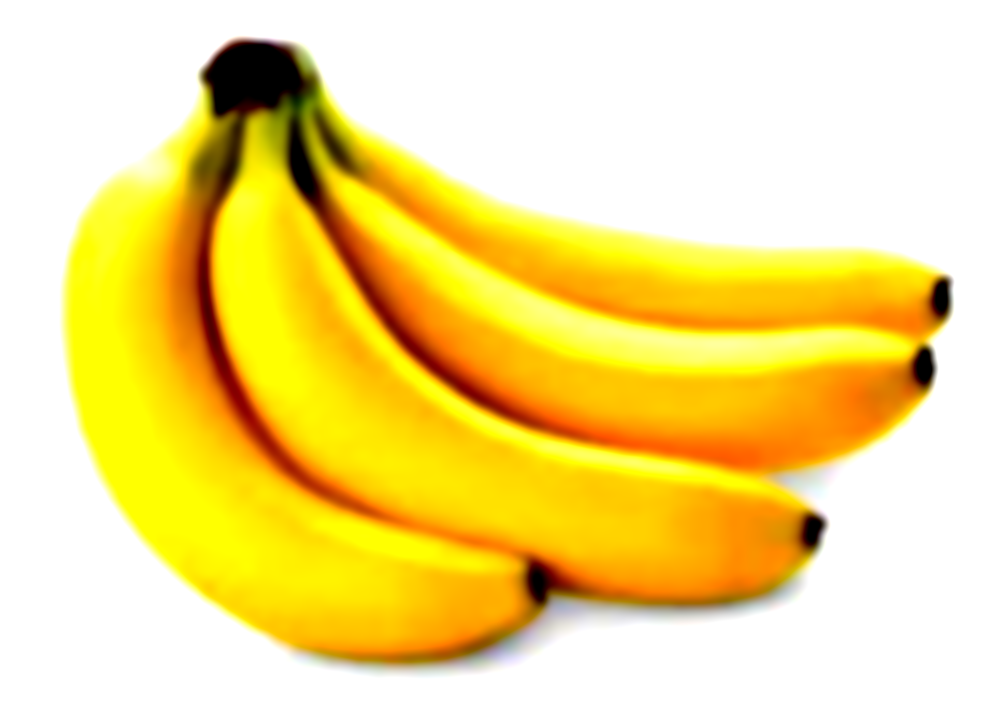
#> input picture scripts/banana-1420x1980.png, 992 x 711 px, shrunk from 1980 x 1420 before the run; its folder holds only this picture in this run
$ python photo-upscale.py banana-1420x1980.png 5
#> lines starting #> are read from the running program, lines starting #| are printed output that depends on the picture
import numpy as np
import cv2
import sys
import os

img_file = sys.argv[1]
alpha = int(sys.argv[2])

fname = os.path.splitext(img_file)[0]
arr = cv2.imread(img_file)
#> arr is the input picture: shape (711, 992, 3); mean B, G, R 133.6, 222.1, 245.3

size = arr.shape
#> size = (711, 992, 3)
x = size[0]
#> x = 711
y = size[1]
#> y = 992

upscaled_y = np.empty((x, y*alpha, 3))

offset = 0
for col in range(y):
    for a in range(alpha):
        if offset < y*alpha:
            upscaled_y[:,offset,:] = arr[:,col,:]

            offset += 1
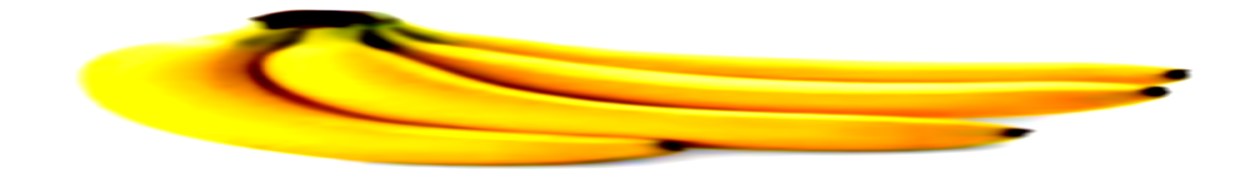
#> upscaled_y: shape (711, 4960, 3) float64 (shown at 1/4 size); mean B, G, R 133.6, 222.1, 245.3
#> after the loop, offset = 4960

upscaled_x = np.empty((x*alpha, y*alpha,3))

offset = 0
for row in range(x):
    for a in range(alpha):
        if offset < x*alpha:
            upscaled_x[offset,:,:] = upscaled_y[row,:,:]

            offset += 1
#> after the loop, offset = 3555


cv2.imwrite(f"{fname}-{x*alpha}x{y*alpha}.png", upscaled_x)

$ run again, on scripts/banana-4970x6930.png
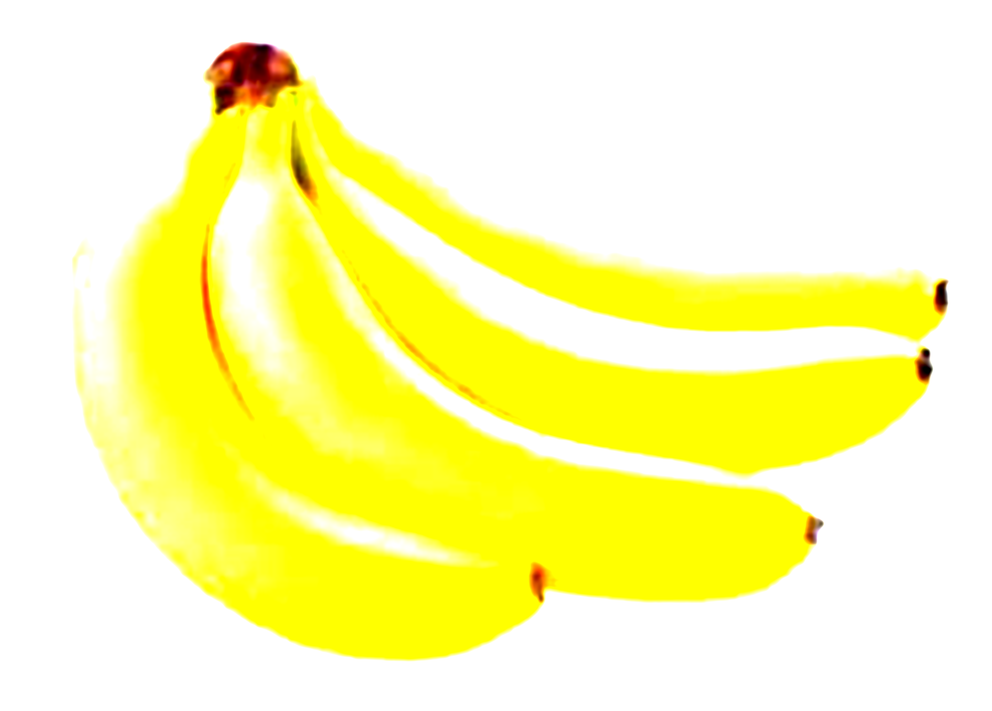
#> input picture scripts/banana-4970x6930.png, 992 x 711 px, shrunk from 6930 x 4970 before the run
#> arr is the input picture: shape (711, 992, 3); mean B, G, R 167.2, 252.8, 254.1
#> after the loop `for col in range(y):`:
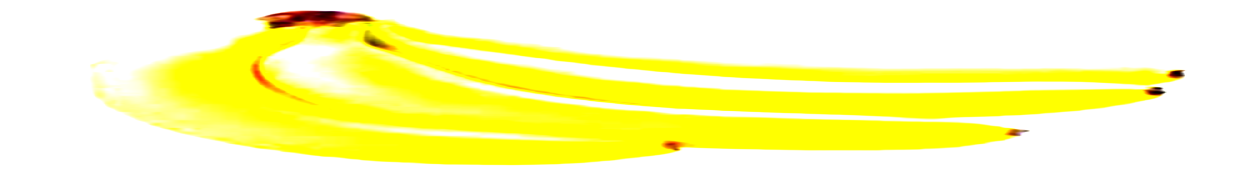
#> upscaled_y: shape (711, 4960, 3) float64 (shown at 1/4 size); mean B, G, R 167.2, 252.8, 254.1
#> after the loop `for col in range(y):`: offset = 4960
#> after the loop `for row in range(x):`: offset = 3555

$ run again, on scripts/banana-v1-1990x2070-a10-b1-sx2-sy2.png
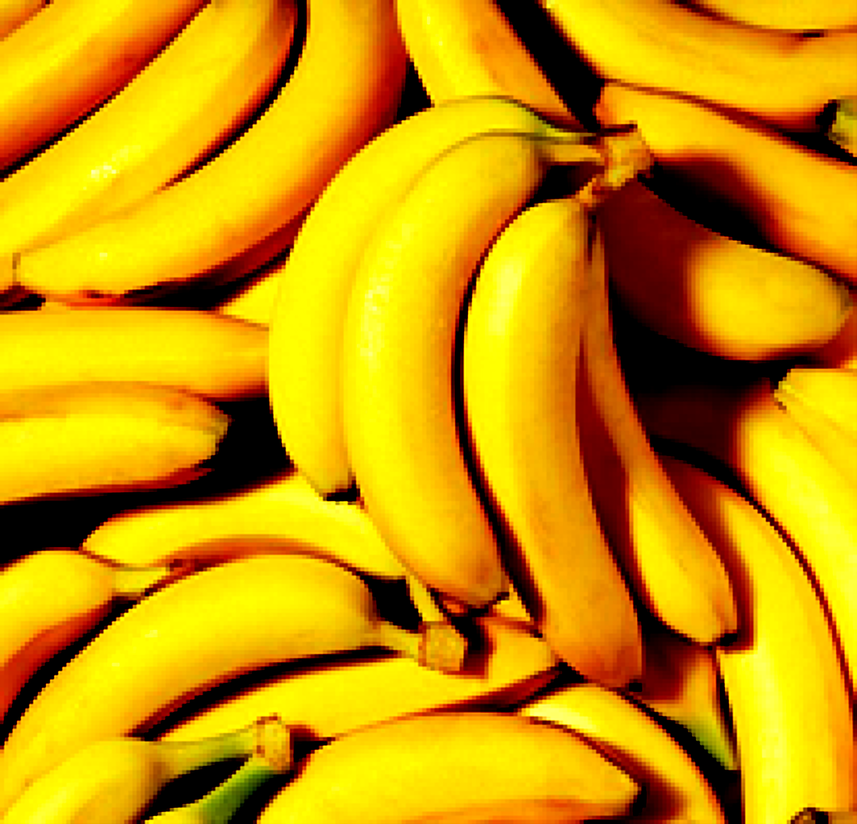
#> input picture scripts/banana-v1-1990x2070-a10-b1-sx2-sy2.png, 857 x 824 px, shrunk from 2070 x 1990 before the run
#> arr is the input picture: shape (824, 857, 3); mean B, G, R 1.3, 153.6, 207.7
#> after the loop `for col in range(y):`:
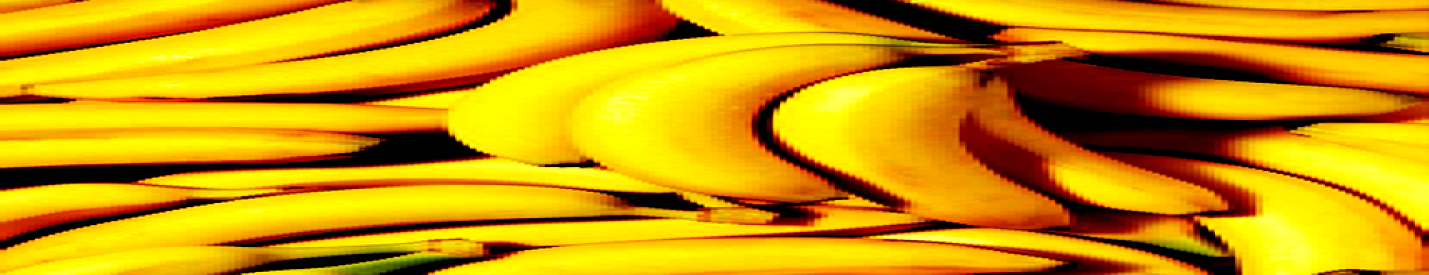
#> upscaled_y: shape (824, 4285, 3) float64 (shown at 1/3 size); mean B, G, R 1.3, 153.6, 207.7
#> after the loop `for col in range(y):`: offset = 4285
#> after the loop `for row in range(x):`: offset = 4120

$ run again, on scripts/banana-1775x2475.png
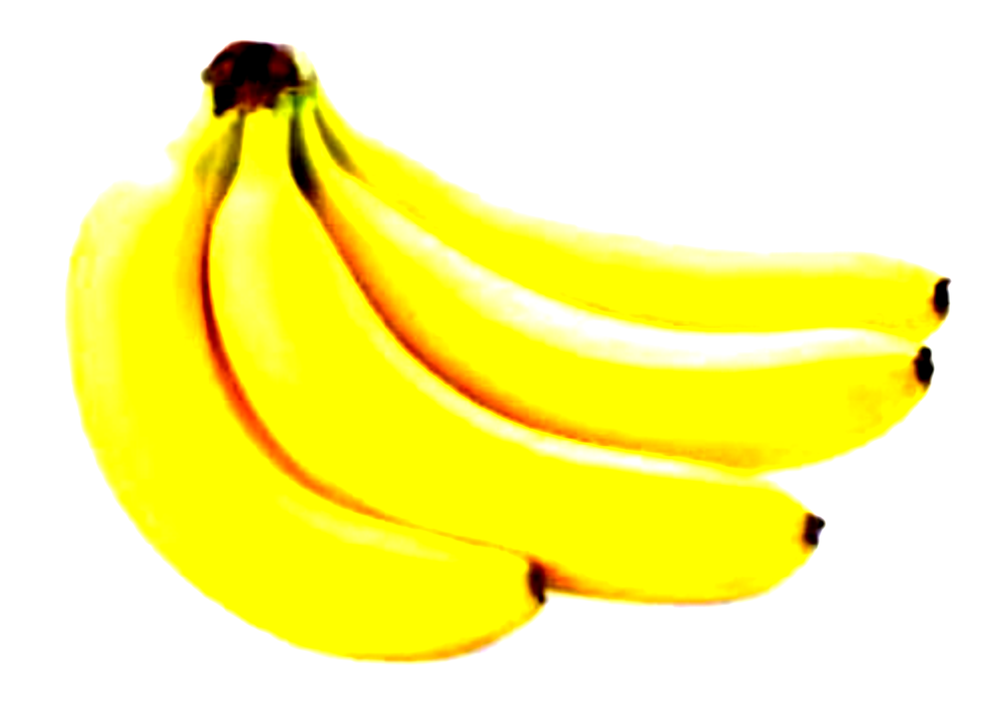
#> input picture scripts/banana-1775x2475.png, 992 x 711 px, shrunk from 2475 x 1775 before the run
#> arr is the input picture: shape (711, 992, 3); mean B, G, R 146.2, 247.3, 251.6
#> after the loop `for col in range(y):`:
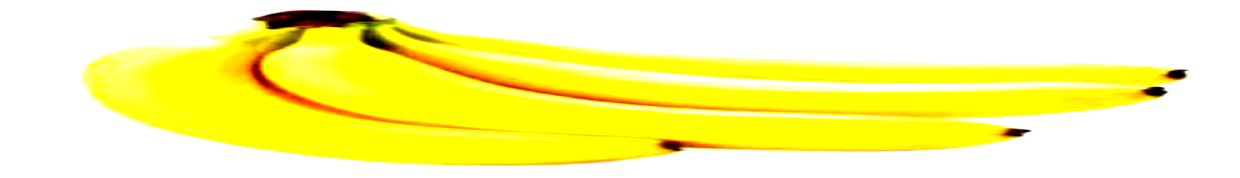
#> upscaled_y: shape (711, 4960, 3) float64 (shown at 1/4 size); mean B, G, R 146.2, 247.3, 251.6
#> after the loop `for col in range(y):`: offset = 4960
#> after the loop `for row in range(x):`: offset = 3555
